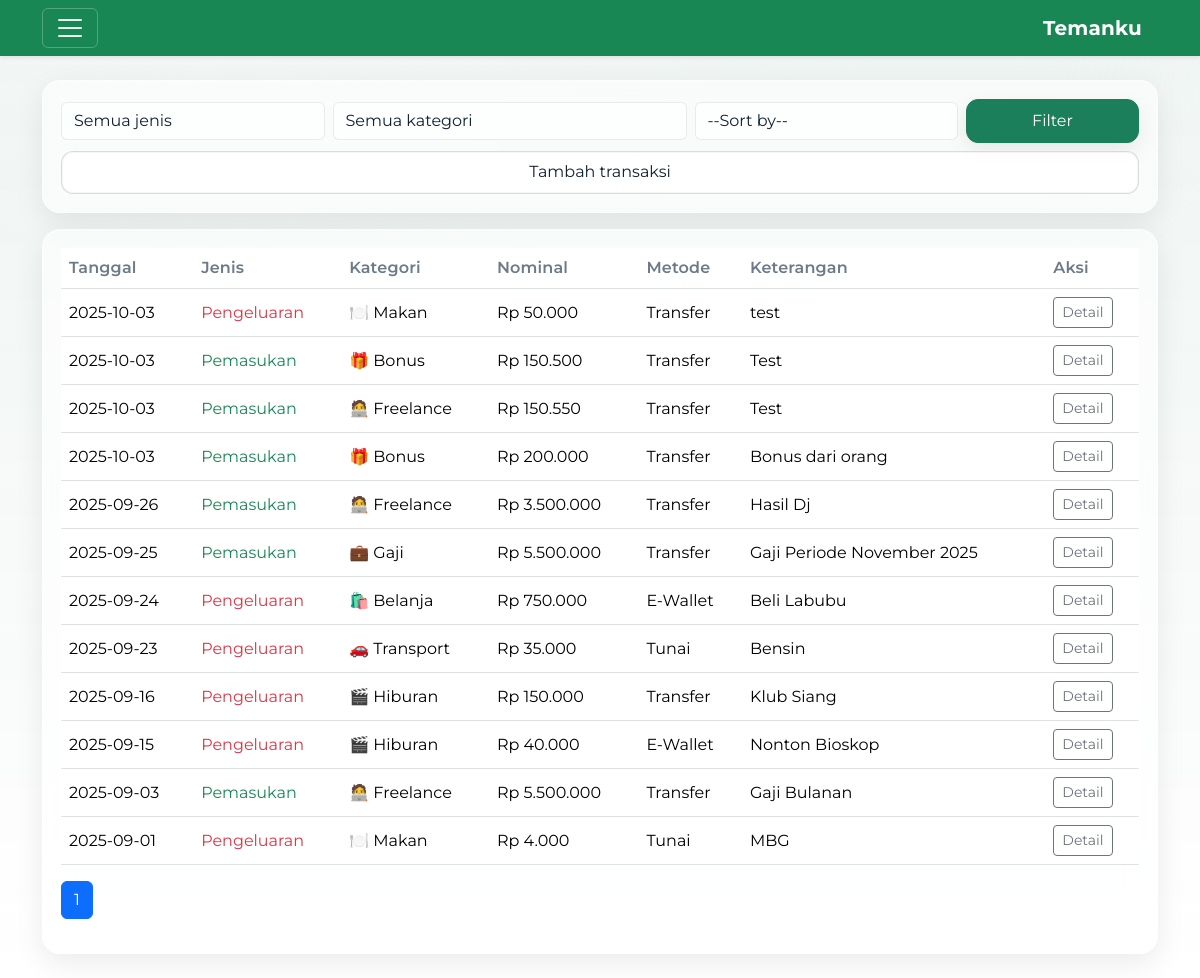
/history (signed in), run on an earlier commit of the app's database.
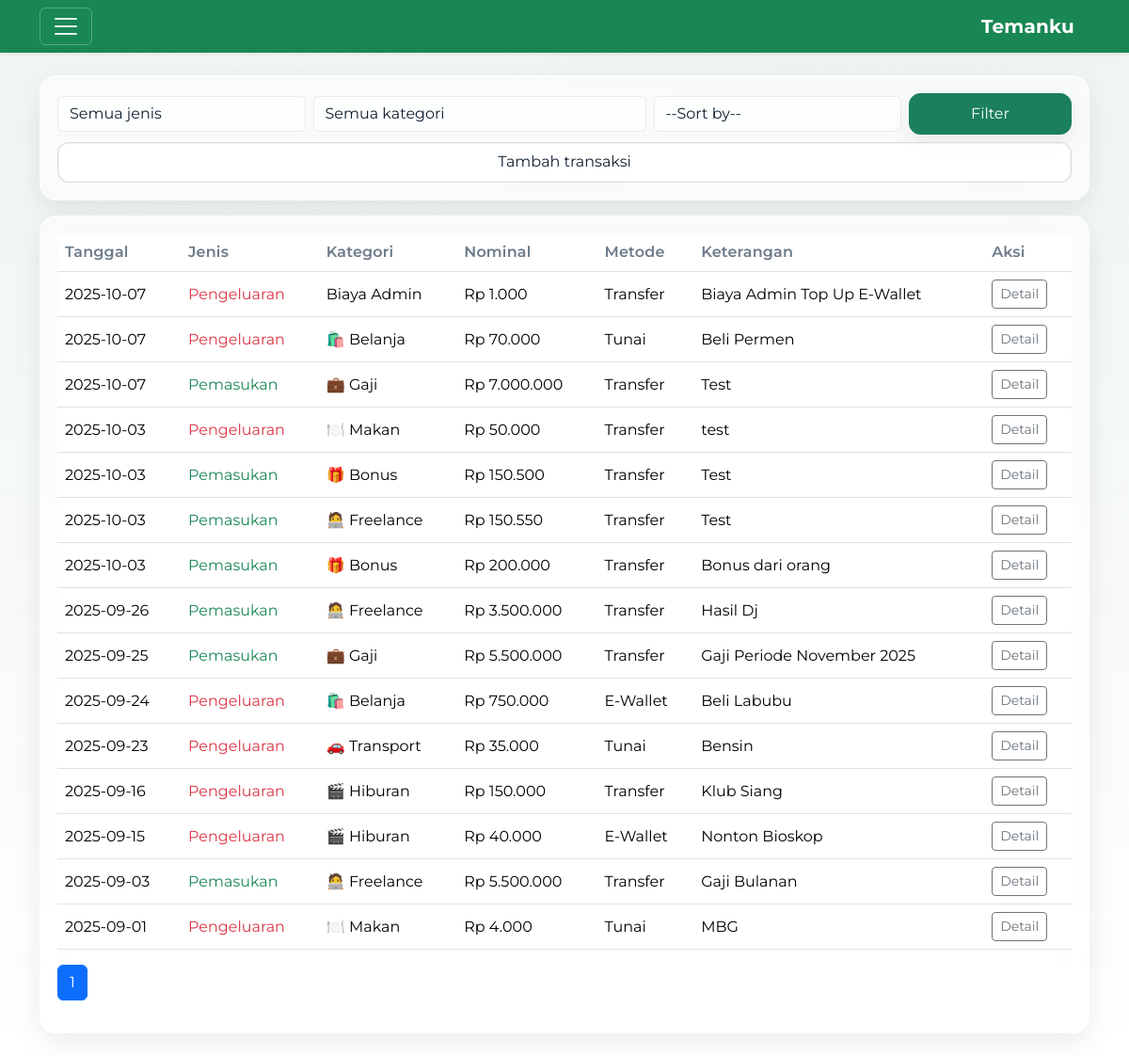
And on a later commit of the database.
### tables this page shows
CREATE TABLE transactions (
  id INTEGER PRIMARY KEY AUTOINCREMENT,
  user_id INTEGER NOT NULL,
  date TEXT NOT NULL,                      -- YYYY-MM-DD
  type TEXT CHECK(type IN ('income','expense')) NOT NULL,
  category_id INTEGER NOT NULL,
  amount REAL NOT NULL,
  source_or_payee TEXT,
  account TEXT,
  notes TEXT,
  FOREIGN KEY (user_id) REFERENCES users(id),
  FOREIGN KEY (category_id) REFERENCES categories(id)
);

CREATE TABLE categories (
  id INTEGER PRIMARY KEY AUTOINCREMENT,
  user_id INTEGER NOT NULL,
  type TEXT CHECK(type IN ('income','expense')) NOT NULL,
  name TEXT NOT NULL, emoji TEXT,
  UNIQUE(user_id, type, name),
  FOREIGN KEY (user_id) REFERENCES users(id)
);

### app.py (the view)
@app.get("/history")
@login_required
def history():
    q_type = (request.args.get("type") or "").strip()
    q_cat  = (request.args.get("category_id") or "").strip()
    q_sort_raw = (request.args.get("sort") or "").strip()
    order_map = {
        "date_desc":        "t.date DESC, t.id DESC",
        "date_asc":         "t.date ASC, t.id ASC",
        "amount_desc":      "t.amount DESC, t.id DESC",
        "amount_asc":       "t.amount ASC, t.id ASC",
        "category_asc":     "c.name ASC, t.date DESC, t.id DESC",
        "category_desc":    "c.name DESC, t.date DESC, t.id DESC",
        "payment_asc":      "t.account ASC, t.date DESC, t.id DESC",
        "payment_desc":     "t.account DESC, t.date DESC, t.id DESC",
        "type_income_first":  "CASE WHEN t.type='income' THEN 0 ELSE 1 END, t.date DESC, t.id DESC",
        "type_expense_first": "CASE WHEN t.type='expense' THEN 0 ELSE 1 END, t.date DESC, t.id DESC",
    }
    q_sort = q_sort_raw if q_sort_raw in order_map else ""
    order_sql = order_map.get(q_sort or "date_desc")
    if q_type not in ("income", "expense"):
        q_type = ""
    if q_cat and not str(q_cat).isdigit():
        q_cat = ""
    per = 20
    try:
        page = int(request.args.get("page", "1"))
    except ValueError:
        page = 1
    page = max(1, page)
    where = ["t.user_id=?"]
    params = [current_user.id]
    if q_type:
        where.append("t.type=?"); params.append(q_type)
    if q_cat:
        where.append("t.category_id=?"); params.append(int(q_cat))
    where_clause = " AND ".join(where)
    with db() as con:
        total = con.execute(
            f"SELECT COUNT(*) AS n FROM transactions t WHERE {where_clause}",
            params
        ).fetchone()["n"]
    pages = max(1, (total + per - 1) // per)
    if page > pages:
        page = pages
    offset = (page - 1) * per
    with db() as con:
        cats = con.execute(
            "SELECT id, type, name FROM categories WHERE user_id=? ORDER BY type, name",
            (current_user.id,)
        ).fetchall()
        rows = con.execute(
            f"""
            SELECT
                t.*,
                COALESCE(c.name, '-') AS category,
                c.emoji AS category_emoji,
                t.source_or_payee AS keterangan,
                t.account AS payment_method
            FROM transactions t
            LEFT JOIN categories c ON c.id = t.category_id
            WHERE {where_clause}
            ORDER BY {order_sql}
            LIMIT ? OFFSET ?
            """,
            (*params, per, offset)
        ).fetchall()
    return render_template(
        "history.html",
        rows=[dict(r) for r in rows],
        categories=[dict(c) for c in cats],
        q_type=q_type,
        q_cat=q_cat,
        q_sort=q_sort,
        page=page,
        pages=pages,
        title="Riwayat",
    )

### app.py (called while the page is built)
def db():
    conn = sqlite3.connect(APP_DB, timeout=5.0)
    conn.row_factory = sqlite3.Row
    conn.execute("PRAGMA busy_timeout = 5000")
    return conn

@login_manager.user_loader
def load_user(user_id):
    with db() as con:
        row = con.execute("SELECT * FROM users WHERE id=?", (user_id,)).fetchone()
        return User(row) if row else None

def money(x):
    return f"Rp {x:,.0f}".replace(",", ".")

def type_label(val: str) -> str:
    if val == 'income':
        return 'Pemasukan'
    if val == 'expense':
        return 'Pengeluaran'
    return val or ''

### templates/history.html (shortened to what this page needs)
{% extends "base.html" %}
{% block content %}
<div class="card-soft mb-3">
  <form id="historyFilter" class="row g-2 align-items-center" method="get" novalidate>
    <div class="col-12 col-md-3">
      <select class="form-select" name="type" id="typeFilter" aria-label="Filter jenis">
        <option value="">Semua jenis</option>
      </select>
    </div>
    <div class="col-12 col-md-4">
      <select class="form-select" name="category_id" id="catFilter" aria-label="Filter kategori">
        <option value="">Semua kategori</option>
      </select>
    </div>
    <div class="col-12 col-md-3">
      <select class="form-select" name="sort" aria-label="Sort by">
        <option value="" disabled {{ '' if q_sort else 'selected' }}>--Sort by--</option>
      </select>
    </div>
    <div class="col-12 col-md-2">
      <button type="submit" class="btn btn-primary w-100">Filter</button>
    </div>
    <div class="col-12">
      <a class="btn btn-outline-secondary w-100" href="{{ url_for('add_form') }}">
        Tambah transaksi
      </a>
    </div>
  </form>
</div>
<div class="card-soft">
  <div class="table-responsive">
    <table class="table table-hover align-middle table-stacked stack-compact">
      <thead>
        <tr>
          <th scope="col">Tanggal</th>
          <th scope="col">Jenis</th>
          <th scope="col">Kategori</th>
          <th scope="col">Nominal</th>
          <th scope="col" class="d-none d-md-table-cell">Metode</th>
          <th scope="col" class="d-none d-md-table-cell">Keterangan</th>
          <th scope="col">Aksi</th>
        </tr>
      </thead>
      <tbody>
        {% for r in rows %}
          <tr>
            <td data-label="Tanggal">{{ r.date }}</td>
            <td data-label="Jenis" class="{{ 'text-danger' if r.type=='expense' else 'text-success' }}">{{ r.type | type_label }}</td>
            <td data-label="Kategori">{{ (r.category_emoji ~ ' ') if r.category_emoji else '' }}{{ r.category }}</td>
            <td data-label="Nominal">{{ r.amount|money }}</td>
            <td class="d-none d-md-table-cell" data-label="Metode">{{ r.payment_method }}</td>
            <td class="d-none d-md-table-cell" data-label="Keterangan">{{ r.keterangan }}</td>
            <td class="text-nowrap action-cell">
              <button type="button"
                      class="btn btn-sm btn-outline-secondary"
                      data-bs-toggle="modal"
                      data-bs-target="#txModal"
                      data-id="{{ r.id }}"
                      data-date="{{ r.date }}"
                      data-type="{{ r.type }}"
                      data-category="{{ r.category }}"
                      data-amount="{{ r.amount|money }}"
                      data-payment="{{ r.payment_method }}"
                      data-notes="{{ (r.keterangan or '-')|e }}"
                      data-note="{{ (r.notes or '-')|e }}"
                      data-edit="{{ url_for('edit_form', trx_id=r.id) }}"
                      data-delete="{{ url_for('delete_trx', trx_id=r.id) }}">
                Detail
              </button>
            </td>
          </tr>
        {% endfor %}
      </tbody>
    </table>
  </div>
  <nav aria-label="Navigasi halaman riwayat">
    <ul class="pagination">
      {% for i in range(1, pages+1) %}
        <li class="page-item {{ 'active' if i==page else '' }}">
          {% if q_sort %}
            <a class="page-link"
               href="{{ url_for('history', page=i, type=q_type, category_id=q_cat, sort=q_sort) }}">{{ i }}</a>
          {% else %}
            <a class="page-link"
               href="{{ url_for('history', page=i, type=q_type, category_id=q_cat) }}">{{ i }}</a>
          {% endif %}
        </li>
      {% endfor %}
    </ul>
  </nav>
</div>
{% endblock %}

### templates/base.html (shortened to what this page needs)
<!DOCTYPE html>
<html lang="id">
  <head>
    <link
      href="https://cdn.jsdelivr.net/npm/bootstrap@5.3.3/dist/css/bootstrap.min.css"
      rel="stylesheet"
    />
    <link
      rel="stylesheet"
      href="{{ url_for('static', filename='style.css') }}"
    />
    <link
      rel="stylesheet"
      href="https://cdn.jsdelivr.net/npm/bootstrap-icons@1.11.3/font/bootstrap-icons.min.css"
    />
  </head>
  <body class="bg-body">
    {% set ep = request.endpoint %} {% if ep not in ['login','register'] %}
    <nav class="navbar navbar-dark bg-success sticky-top shadow-sm">
      <div class="container d-flex align-items-center">
        <button
          class="navbar-toggler me-2"
          type="button"
          data-bs-toggle="offcanvas"
          data-bs-target="#mainMenu"
          aria-controls="mainMenu"
          aria-label="Menu"
        >
          <span class="navbar-toggler-icon"></span>
        </button>
        <a class="navbar-brand fw-bold ms-auto" href="{{ url_for('dashboard') }}">Temanku</a>
      </div>
    </nav>
    {% endif %}
    {% set ep = request.endpoint %}
    <main
      class="container {% if request.endpoint in ['login','register'] %}my-0 py-0 login-main{% else %}my-3 my-md-4{% endif %}"
    >
       {% block content %}{% endblock %}
    </main>
  </body>
</html>

### static/style.css (style rules this page uses)
:root { --bg:#0f5132; --page:#e9eef6; --card:rgba(255,255,255,.6); --text:#102132; --muted:#6c7a89; --primary:#1a7f5a; --ring:rgba(26,127,90,.35); --glass-border:rgba(255,255,255,.32); --chart-bar:45, 156, 219; }
* { scroll-behavior:smooth }
body { background:var(--page); color:var(--text); font-family: "Montserrat", system-ui, -apple-system, "Segoe UI", Roboto, "Helvetica Neue", Arial, "Noto Sans", "Apple Color Emoji","Segoe UI Emoji","Segoe UI Symbol", sans-serif; font-feature-settings: "cv01","cv02"; }
.navbar-brand { font-weight:800; letter-spacing:.3px }
.btn { transition:transform .15s ease, box-shadow .2s ease }
.btn-primary { background:var(--primary);border-color:var(--primary) }
.form-control,.form-select { background:rgba(255,255,255,.65);color:var(--text); border:1px solid rgba(0,0,0,.08) }
.table>thead th { color:var(--muted);font-weight:600;letter-spacing:.01em }
.card-soft { background:var(--card); border:1px solid var(--glass-border); border-radius:18px; padding:18px; box-shadow: 0 10px 30px rgba(10,14,29,.08), inset 0 1px 0 rgba(255,255,255,.25); backdrop-filter: blur(14px); -webkit-backdrop-filter: blur(14px); transition:transform .25s ease, box-shadow .25s ease, border-color .25s ease; }
.navbar-brand { font-weight:800; letter-spacing:.2px }
.navbar-toggler { border-color: rgba(255,255,255,.25); }
body { font-family: "Montserrat", system-ui, -apple-system, Segoe UI, Roboto, Arial, sans-serif; }
.navbar { position: sticky; top: 0; z-index: 1100; }
.navbar .navbar-toggler { position: relative; z-index: 1101; }
main { opacity:0; transform: translateY(8px); }
main.page-enter { opacity:1; transform:none; transition:opacity .35s ease, transform .35s ease; }
@media (min-width: 768px) { #historyFilter .btn { padding:.55rem 1rem; border-radius:14px; } }
@media (min-width: 768px) { #historyFilter .btn-primary { box-shadow:0 8px 22px rgba(0,0,0,.08); } }
@media (min-width: 768px) { #historyFilter .btn-outline-secondary { background:transparent; border-color:var(--glass-border); } }
@media (min-width: 768px) { #historyFilter .btn { padding: .55rem 1.1rem; border-radius: 12px; } }
#historyFilter .btn-outline-secondary { background: rgba(255,255,255,.88); color: var(--text); border: 1.5px solid color-mix(in srgb, var(--text) 14%, transparent); border-color: rgba(0,0,0,.14); border-radius: 12px; box-shadow: inset 0 0 0 1px rgba(0,0,0,.04); transition: background .2s ease, color .2s ease, border-color .2s ease, box-shadow .2s ease, transform .1s ease; }

What changed in the data, as far as the page shows it:
added transactions: date "2025-10-07", type|type_label "Pengeluaran", category "Biaya Admin", amount "Rp 1.000", payment_method "Transfer", keterangan "Biaya Admin Top Up E-Wallet"
added transactions: date "2025-10-07", type|type_label "Pengeluaran", {{ (r.category_emoji ~ ' ') if r.category_emoji else '' }} "🛍️", category "Belanja", amount "Rp 70.000", payment_method "Tunai", keterangan "Beli Permen"
added transactions: date "2025-10-07", type|type_label "Pemasukan", {{ (r.category_emoji ~ ' ') if r.category_emoji else '' }} "💼", category "Gaji", amount "Rp 7.000.000", payment_method "Transfer", keterangan "Test"
